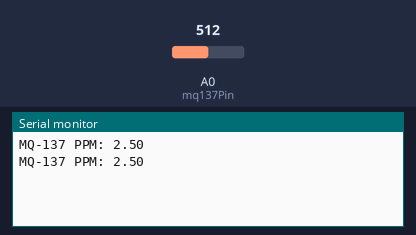
The sketch below on a simulated Arduino Uno, built with avr-gcc and run on an emulated ATmega328P. On the bench: the last lines printed to the serial monitor. The inputs (shaded band) are chosen by the test bench; at power-on: A0 (mq137Pin) = 512.

Above: at 1.8 s.
1.9 s: A0 (mq137Pin) set to 716
At 2.8 s:
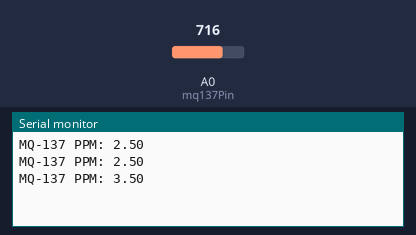
3.4 s: A0 (mq137Pin) set to 900
At 4.8 s:
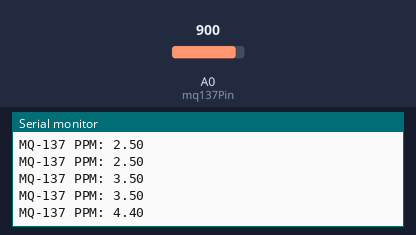
Timing chart, 0 to 6.4 s (numbered marks = the images above; inputs shaded):
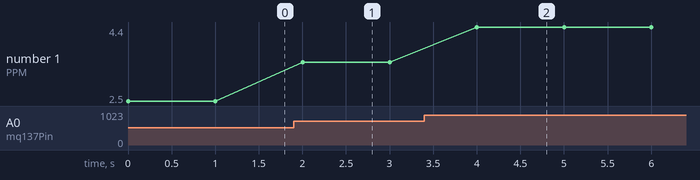

Measured:
- after the input at 1.9 s, the serial monitor: prints a new line after 0.10 s (image 1)
- after the input at 3.4 s, the serial monitor: prints a new line after 0.60 s (image 2)
- plotted number 1: 2.5 → 3.5 after the input at 1.9 s, 3.5 → 4.4 after the input at 3.4 s

The sketch:

MQ137-Ammonia.ino
```cpp
const int mq137Pin = A0; // Analog pin connected to the sensor

void setup() {
  Serial.begin(9600); // Start serial communication
}

void loop() {
  int sensorValue = analogRead(mq137Pin); // Read sensor value
  float voltage = sensorValue * (5.0 / 1023.0); // Convert sensor value to voltage (assuming 5V Arduino)

  Serial.print("MQ-137 PPM: ");
  Serial.println(voltage);

  delay(1000); // Wait for a second before taking the next reading
}
```
